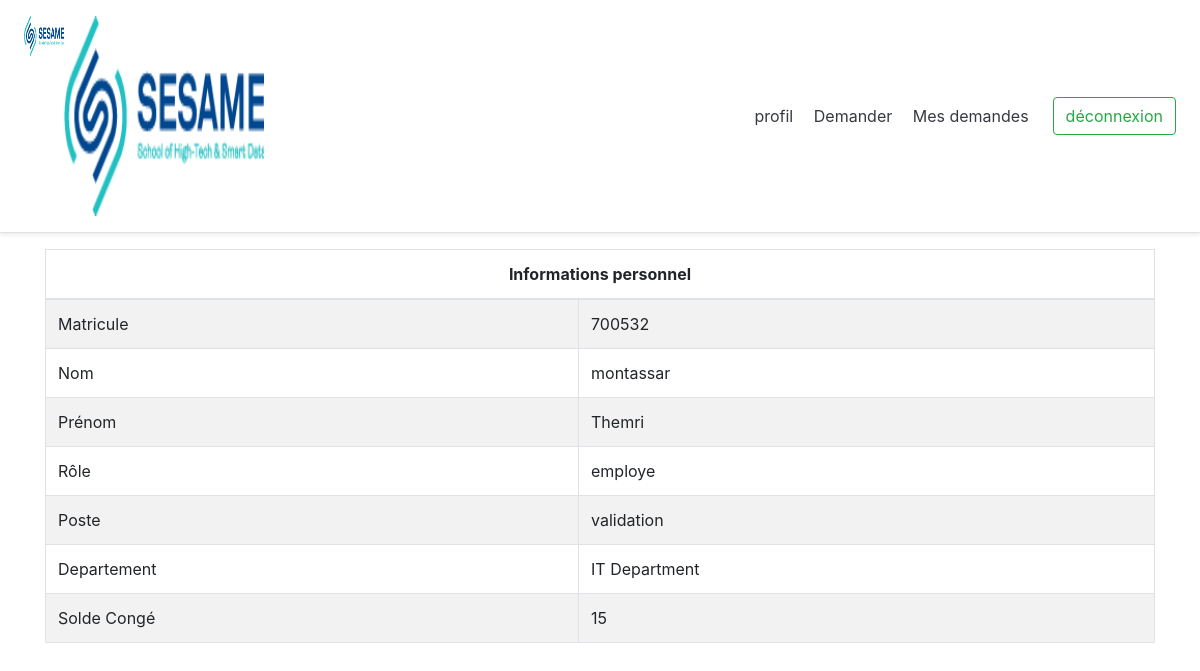
Page /profil.php (signed in) on the committed database.
### tables this page shows
create table UTILISATEUR
(
   MATRICULE            int not null,
   ID_POSTE             int not null,
   NOM                  varchar(255),
   PRENOM               varchar(255),
   ROLE                 varchar(255),
   NUMERO_TELEPHONE     varchar(255),
   MAIL                 varchar(255),
   MOT_DE_PASSE         varchar(255),
   SOLDE_CONGE          int not null,
   MANAGER_MATRICULE    int  null,
   primary key (MATRICULE)
);

create table POSTE
(
   ID_POSTE           int not null,
   ID_DEPARTEMENT     int,
   NOM_POSTE          varchar(255),
   primary key (ID_POSTE)
);

create table DEPARTEMENT
(
   ID_DEPARTEMENT          int not null,
   NOM_DEPARTEMENT         varchar(255),
   primary key (ID_DEPARTEMENT)
);

### profil.php (the view, shortened to what this page needs)
<!DOCTYPE html>
<html>
<head>
    <link rel="stylesheet" type="text/css" href="bootstrap-4.3.1-dist/css/bootstrap.min.css">
</head>
<body>
    <div class="d-flex flex-column flex-md-row align-items-center p-3 px-md-4 mb-3 bg-white border-bottom shadow-sm">
        <h5 class="my-0 mr-md-auto font-weight-normal"><img src="Logo-Sesame.png" height="40" width="40"
                class="rounded float-left"><img src="Logo-Sesame.png" height="200" width="200"
                class="rounded float-left"></h5>
        <nav class="my-2 my-md-0 mr-md-3">
            <a class="p-2 text-dark" href="profil.php">profil</a>
            <a class="p-2 text-dark" href="demander.php">Demander</a>
            <a class="p-2 text-dark" href="mesdemandes.php">Mes demandes</a>
        </nav>
        <a class="btn btn-outline-success" href="Deconnexion.php">déconnexion</a>
    </div>
    <center>
        <?php
			$serveur="localhost";
			$login="root";
			$pass="";
            $id=$_SESSION['mat'];
			try{
				$connexion = new PDO("mysql:host=$serveur;dbname=gestionconge",$login,$pass);
				$connexion->setAttribute(PDO::ATTR_ERRMODE,PDO::ERRMODE_EXCEPTION);
                $connexion->query('SET NAMES utf8');
				$requete1=$connexion->prepare("
                    SELECT a.MATRICULE, a.NOM, a.PRENOM, a.ROLE, s.NOM_POSTE, s.ID_POSTE,  a.SOLDE_CONGE
                    FROM UTILISATEUR a
                    JOIN POSTE s ON a.ID_POSTE = s.ID_POSTE
                    WHERE a.MATRICULE = $id
                    ");
				$requete1->execute();
				$UTILISATEUR=$requete1->fetchall();
                if ($UTILISATEUR) {
                    $MAT=$UTILISATEUR[0][0];
                    $NOM=$UTILISATEUR[0][1];
                    $PRENOM=$UTILISATEUR[0][2];
                    $ROLE=$UTILISATEUR[0][3];
                    $POSTE=$UTILISATEUR[0][4];
                    $ID_POSTE=$UTILISATEUR[0][5];
                    $SOLDE_CONGE=$UTILISATEUR[0][6];
                    $requete2 = $connexion->prepare("
                        SELECT d.NOM_DEPARTEMENT
                        FROM DEPARTEMENT d
                        JOIN POSTE s ON d.ID_DEPARTEMENT = s.ID_DEPARTEMENT
                        WHERE s.ID_POSTE = $ID_POSTE
                    ");
                    $requete2->execute();
                    $division = $requete2->fetch(PDO::FETCH_ASSOC);
                    if ($division) {
                        $DIVISION = $division['NOM_DEPARTEMENT'];
                    } else {
                        $DIVISION = "N/A";
                    }
                } else {
                    echo "No UTILISATEUR found with the given MATRICULE.";
                }
			}
			catch(PDOEXEPTION $e){
				echo 'Echec:'.$e->get_Message();
			}
			?>
        <div class="container">
            <div class="row">
                <div class="col-sm-12">
                    <table class="table table-bordered table table-striped">
                        <thead>
                            <tr>
                                <th scope="col" colspan="2">
                                    <center>Informations personnel</center>
                                </th>
                            </tr>
                        </thead>
                        <tbody>
                            <tr>
                                <td>Matricule</td>
                                <td><?php echo $MAT ?></td>
                            </tr>
                            <tr>
                                <td>Nom</td>
                                <td><?php echo $NOM ?></td>
                            </tr>
                            <tr>
                                <td>Prénom</td>
                                <td><?php echo $PRENOM ?></td>
                            </tr>
                            <tr>
                                <td>Rôle</td>
                                <td><?php echo $ROLE ?></td>
                            </tr>
                            <tr>
                                <td>Poste</td>
                                <td><?php echo $POSTE ?></td>
                            </tr>
                            <tr>
                                <td>Departement</td>
                                <td><?php echo $DIVISION ?></td>
                            </tr>
                            <tr>
                                <td>Solde Congé</td>
                                <td><?php echo $SOLDE_CONGE ?></td>
                            </tr>
                        </tbody>
                    </table>
                </div>
            </div>
        </div>
    </center>
</body>
</html>

### rows in the picture
utilisateur: MATRICULE "700532", NOM "montassar", PRENOM "Themri", ROLE "employe", ID_POSTE.NOM_POSTE "validation", SOLDE_CONGE "15"
departement: NOM_DEPARTEMENT "IT Department"
